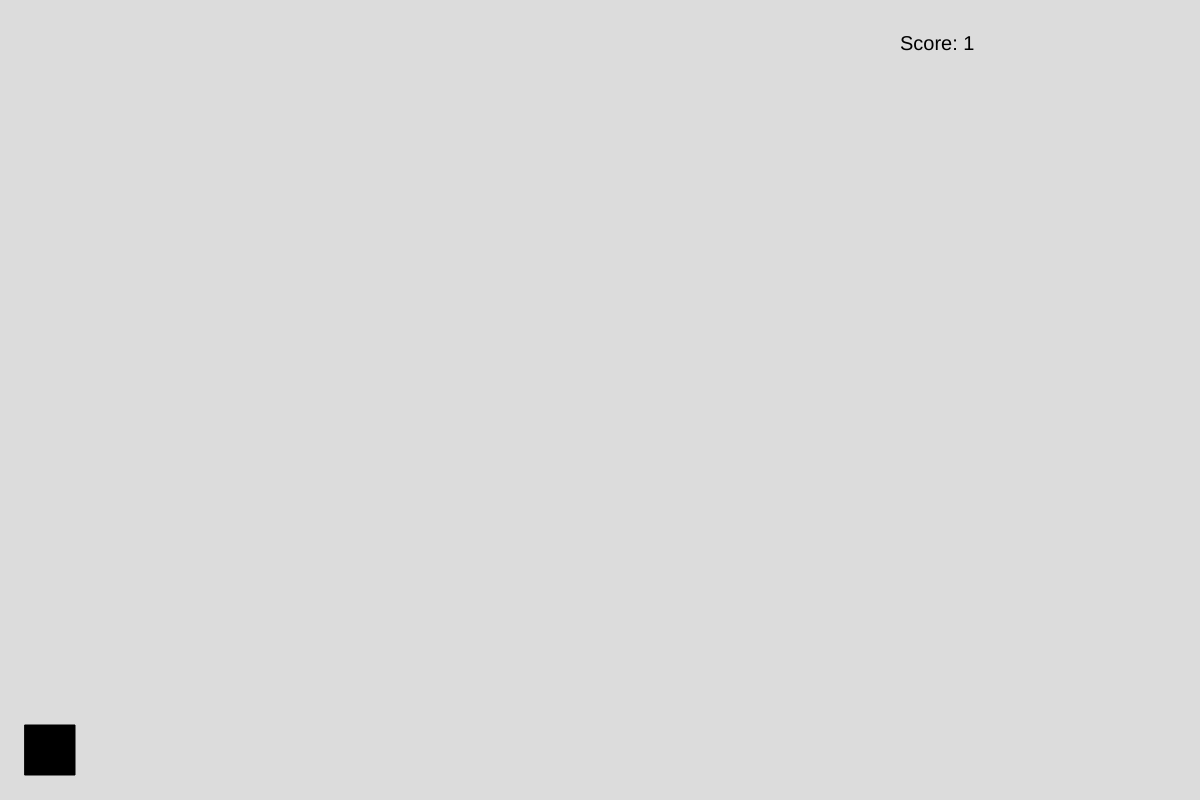
Frame 1 (no input)
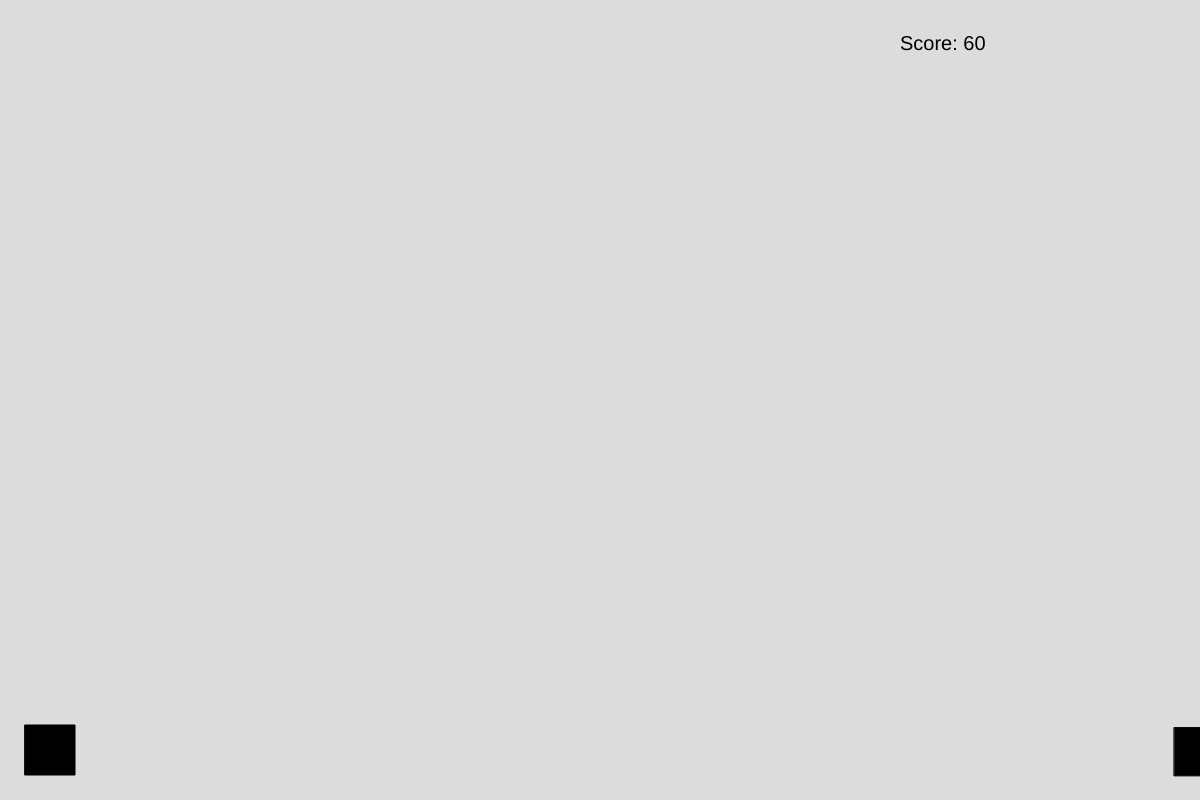
Frame 60 (no input)
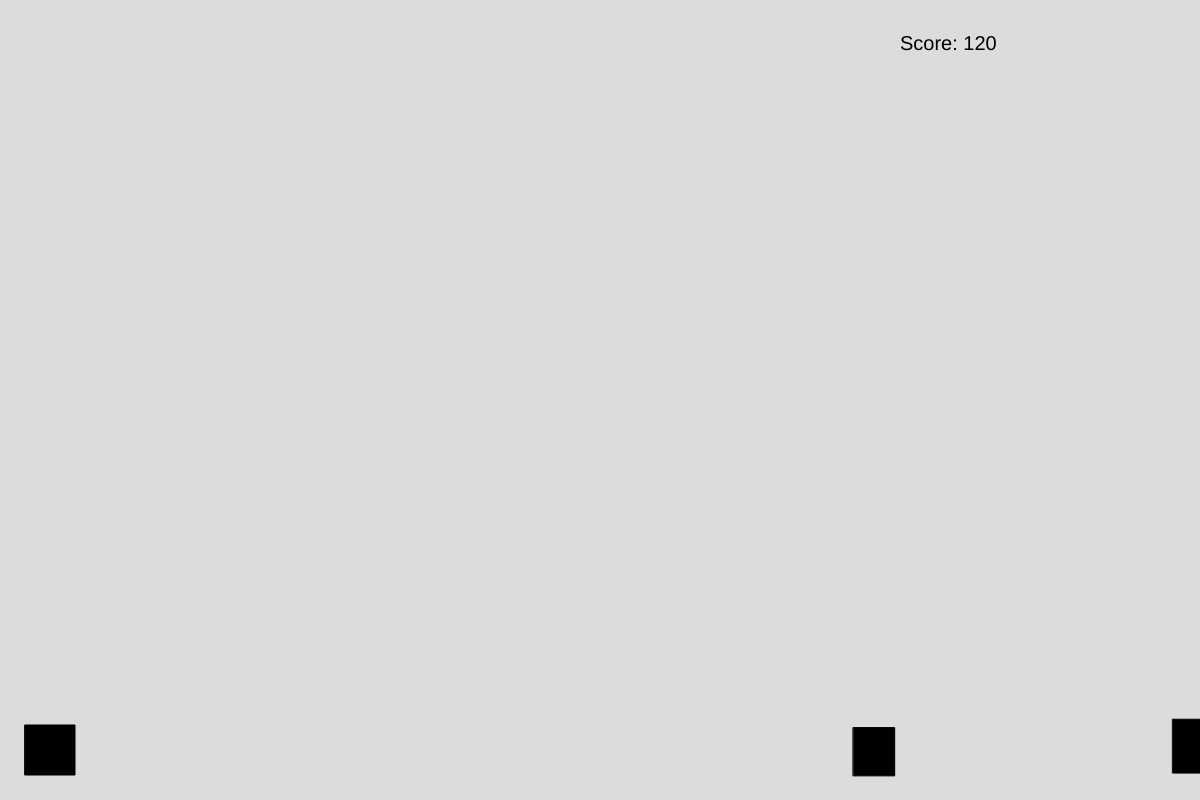
Frame 120 (the mouse pressed at the canvas centre since frame 60)

The p5.js sketch that drew these frames (run headless with seeded random() and noise() and a simulated clock; from frame 60 on, the mouse is pressed at the canvas centre):

// p5.js sketch
// ── sketch.js
let character;
let obstacles = [];
let gameSpeed = 5;
let gravity = 0.6;
let score = 0;
let gameOver = false; // ゲームオーバー状態を示すフラグ

function resetGame() {
  gameOver = false;
  character = new Character();
  obstacles = [];
  score = 0;
  gameSpeed = 5;
  loop(); // ゲームを再開
}

function setup() {
  createCanvas(1200, 800);
  rectMode(CENTER);
  character = new Character();
}

function draw() {
  background(220);
  
  // スコアの表示
  score++;
  textSize(20);
  text("Score: " + score, width - 300, 50);
  
  if (!gameOver && frameCount % 100 === 0) {
    gameSpeed += 1; 
  }

  // キャラクターを更新、表示
  character.update();
  character.display();

  // 障害物を生成、表示、削除
  if (frameCount % 60 === 0 && !gameOver) {
    obstacles.push(new Obstacle());
  }

  for (let i = obstacles.length - 1; i >= 0; i--) {
    obstacles[i].update();
    obstacles[i].display();

    // キャラクターと障害物の衝突判定
    if (obstacles[i].hits(character)) {
      gameOver = true; // ゲームオーバー状態にする
      noLoop(); // ゲームループを停止
      textSize(32);
      fill(255, 0, 0);
      text('Game Over', width / 2 - 80, height / 2);
      textSize(20);
      fill(0);
      text('クリックして再開', width / 2 - 80, height / 2 + 40); // 再開メッセージ
    }

    // 画面外に出た障害物を削除
    if (obstacles[i].offscreen()) {
      obstacles.splice(i, 1);
    }
  }
}

function mousePressed() {
  if (gameOver) {
    resetGame(); // ゲームオーバー時にクリックで再開
  } else if (character.onGround()) {
    character.jump(); // 通常時のジャンプ
  }
}

class Character {
  constructor() {
    this.r = 50; // キャラクターのサイズ
    this.x = 50;
    this.y = height - this.r;
    this.velocity = 0;
    this.jumpForce = -15; // ジャンプの強さ
  }

  jump() {
    this.velocity += this.jumpForce; // ジャンプ時の上昇
  }

  update() {
    this.velocity += gravity; // 重力による加速
    this.y += this.velocity;

    // 地面に到達したら位置を固定し、速度をリセット
    if (this.y > height - this.r) {
      this.y = height - this.r;
      this.velocity = 0;
    }
  }

  display() {
    fill(0);
    rect(this.x, this.y, this.r, this.r);
  }

  onGround() {
    return this.y === height - this.r;
  }
}

class Obstacle {
  constructor() {
    this.w = random(20, 50); // 障害物の幅
    this.h = random(40, 80); // 障害物の高さ
    this.x = width;
    this.y = height - this.h;
  }

  update() {
    this.x -= gameSpeed;
  }

  display() {
    fill(0);
    rect(this.x, this.y, this.w, this.h);
  }

  offscreen() {
    return this.x < -this.w;
  }

  hits(character) {
    // キャラクターと障害物が衝突しているかを確認
    return (
      character.x < this.x + this.w &&
      character.x + character.r > this.x &&
      character.y + character.r > this.y
    );
  }
}
